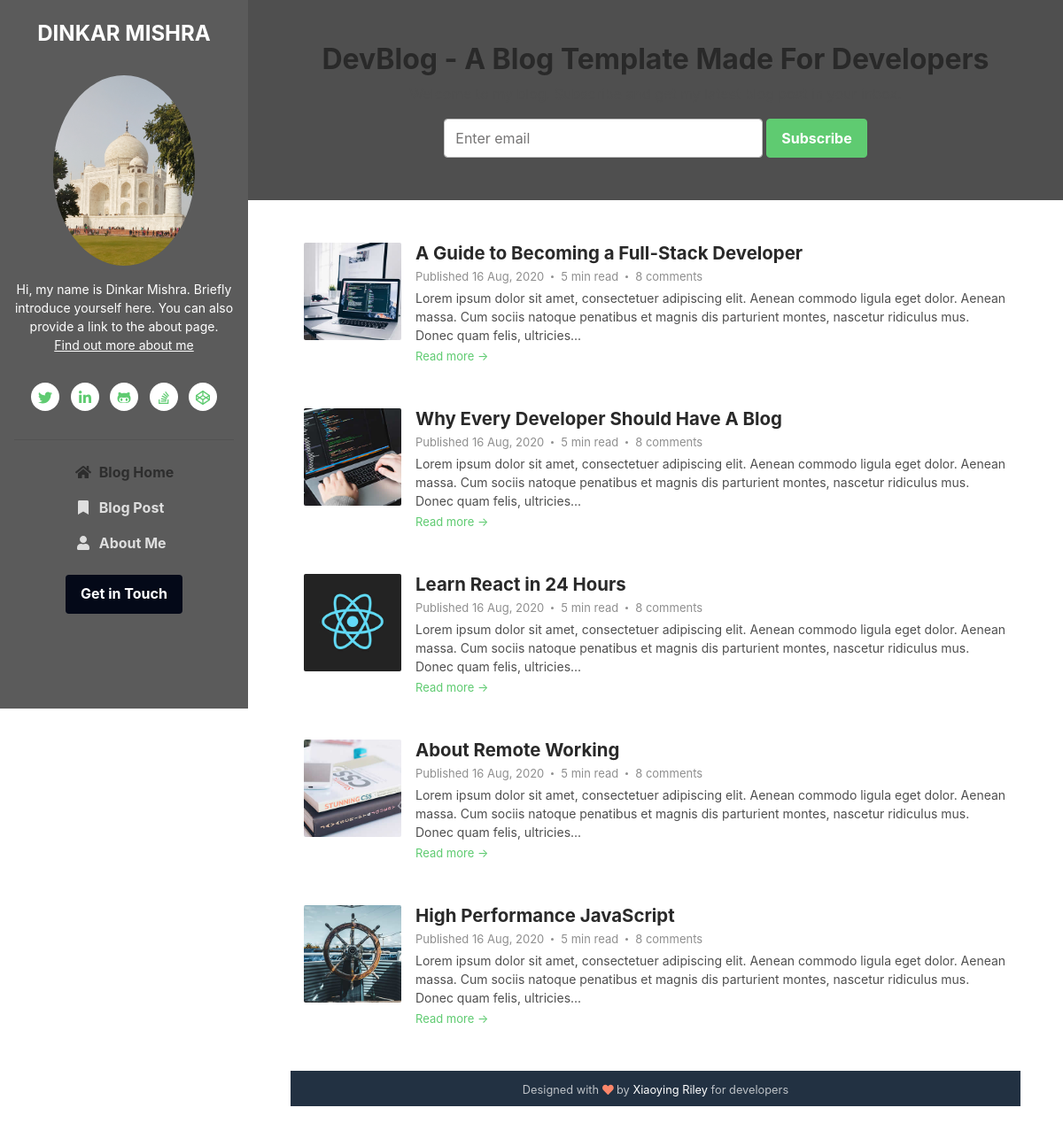
The page / on the database its author committed.
### tables this page shows
CREATE TABLE `user` (
  `id` int(30) NOT NULL,
  `fname` varchar(30) NOT NULL,
  `lname` varchar(30) NOT NULL,
  `uname` varchar(30) NOT NULL,
  `password` varchar(30) NOT NULL,
  `role` varchar(30) NOT NULL,
  `file` text NOT NULL,
  `about` text NOT NULL
);

CREATE TABLE `post` (
  `id` int(11) NOT NULL,
  `title` varchar(100) NOT NULL,
  `description` text NOT NULL,
  `ldescription` text NOT NULL,
  `post_date` varchar(30) NOT NULL,
  `author` varchar(20) NOT NULL,
  `file` text NOT NULL
);

### index.php (the view, shortened to what this page needs)
<?php include "header.php"?>
    <div class="main-wrapper">
	    <section class="cta-section  py-5" style="    background-color: currentcolor;">
		    <div class="container text-center">
			    <h2 class="heading">DevBlog - A Blog Template Made For Developers</h2>
			    <div class="intro">Welcome to my blog. Subscribe and get my latest blog post in your inbox.</div>
			    <form class="signup-form form-inline justify-content-center pt-3">
                    <div class="form-group">
                        <input type="email" id="semail" name="semail1" class="form-control mr-md-1 semail" placeholder="Enter email">
                    </div>
                    <button type="submit" class="btn btn-primary">Subscribe</button>
                </form>
		    </div>
	    </section>
	    <section class="blog-list px-3 py-5 p-md-5">
		  <div class="container-fluid">
	     <?php
  include('dbcon.php');
  $q= "select * from post ";
   $query = mysqli_query($con, $q);
  while ($result= mysqli_fetch_array($query)) {
  ?>
  						<div class="item mb-5">
				    <div class="media" >
					    <img class="mr-3 img-fluid post-thumb d-none d-md-flex" src="<?php  echo 'admin/'. $result['file']?>" alt="image">
					    <div class="media-body">
						    <h3 class="title mb-1"><a href="blog-post.html"><?php echo $result['title']; ?></a></h3>
						    <div class="meta mb-1"><span class="date">Published <?php echo $result['post_date']?></span><span class="time">5 min read</span><span class="comment"><a href="#">8 comments</a></span></div>
						    <div class="intro"><?php echo $result['description']; ?></div>
						    <a class="more-link" href="blog-post.php?id=<?php echo $result['id'];?>">Read more &rarr;</a>
					    </div>
				    </div>
			    </div>
			   <?php
			}
			?>
</div>
	   <?php include "footer.php"?>

### header.php (shortened to what this page needs)
<!DOCTYPE html>
<html lang="en">
<head>
    <link id="theme-style" rel="stylesheet" href="assets/css/theme-1.css">
</head>
<body>
    <header class="header text-center" style="background: #5b5b5b">
    <?php
 include('dbcon.php');
  $q= "select * from user where role=0";
   $query = mysqli_query($con, $q);
  while ($result= mysqli_fetch_array($query)) {
?>
	    <h1 class="blog-name pt-lg-4 mb-0"><a href="index.html"><?php echo $result['fname']." ".$result['lname']; ?></a></h1>
	    <nav class="navbar navbar-expand-lg navbar-dark" >
			<div id="navigation" class="collapse navbar-collapse flex-column" >
				<div class="profile-section pt-3 pt-lg-0">
				    <img class="profile-image mb-3 rounded-circle mx-auto"src="<?php echo $result['file']?>" alt="image" >
					<div class="bio mb-3"><?php echo $result['about']?><br><a href="about.html">Find out more about me</a></div>
					<ul class="social-list list-inline py-3 mx-auto">
			            <li class="list-inline-item"><a href="#"><i class="fab fa-twitter fa-fw"></i></a></li>
			            <li class="list-inline-item"><a href="#"><i class="fab fa-linkedin-in fa-fw"></i></a></li>
			            <li class="list-inline-item"><a href="#"><i class="fab fa-github-alt fa-fw"></i></a></li>
			            <li class="list-inline-item"><a href="#"><i class="fab fa-stack-overflow fa-fw"></i></a></li>
			            <li class="list-inline-item"><a href="#"><i class="fab fa-codepen fa-fw"></i></a></li>
			        </ul>
			        <hr>
				</div>
				<?php
			}
			?>
				<ul class="navbar-nav flex-column text-left">
					<li class="nav-item active">
					    <a class="nav-link" href="index.html"><i class="fas fa-home fa-fw mr-2"></i>Blog Home <span class="sr-only">(current)</span></a>
					</li>
					<li class="nav-item">
					    <a class="nav-link" href="blog-post.html"><i class="fas fa-bookmark fa-fw mr-2"></i>Blog Post</a>
					</li>
					<li class="nav-item">
					    <a class="nav-link" href="about.html"><i class="fas fa-user fa-fw mr-2"></i>About Me</a>
					</li>
				</ul>
				<div class="my-2 my-md-3">
				    <a class="btn btn-primary" href="https://themes.3rdwavemedia.com/" target="_blank" style="background: rgb(0 6 21 / 96%);">Get in Touch</a>
				</div>
			</div>
		</nav>
    </header>

### footer.php (shortened to what this page needs)
  <footer class="footer text-center py-2 theme-bg-dark">
                <small class="copyright">Designed with <i class="fas fa-heart" style="color: #fb866a;"></i> by <a href="http://themes.3rdwavemedia.com" target="_blank">Xiaoying Riley</a> for developers</small>
	    </footer>
</body>
</html>

### rows shown on the page
user: fname "DINKAR", lname "MISHRA", file (picture), about "Hi, my name is Dinkar Mishra. Briefly introduce yourself here. You can also provide a link to the about page."
post: file (picture), title "A Guide to Becoming a Full-Stack Developer", post_date "16 Aug, 2020", description "Lorem ipsum dolor sit amet, consectetuer adipiscing elit. Aenean commodo ligula eget dolor. Aenean massa. Cum sociis natoque penatibus et magnis dis parturient montes, nascetur ridiculus mus. Donec quam felis, ultricies..."
post: file (picture), title "Why Every Developer Should Have A Blog", post_date "16 Aug, 2020", description "Lorem ipsum dolor sit amet, consectetuer adipiscing elit. Aenean commodo ligula eget dolor. Aenean massa. Cum sociis natoque penatibus et magnis dis parturient montes, nascetur ridiculus mus. Donec quam felis, ultricies..."
post: file (picture), title "Learn React in 24 Hours", post_date "16 Aug, 2020", description "Lorem ipsum dolor sit amet, consectetuer adipiscing elit. Aenean commodo ligula eget dolor. Aenean massa. Cum sociis natoque penatibus et magnis dis parturient montes, nascetur ridiculus mus. Donec quam felis, ultricies..."
post: file (picture), title "About Remote Working", post_date "16 Aug, 2020", description "Lorem ipsum dolor sit amet, consectetuer adipiscing elit. Aenean commodo ligula eget dolor. Aenean massa. Cum sociis natoque penatibus et magnis dis parturient montes, nascetur ridiculus mus. Donec quam felis, ultricies..."
post: file (picture), title "High Performance JavaScript", post_date "16 Aug, 2020", description "Lorem ipsum dolor sit amet, consectetuer adipiscing elit. Aenean commodo ligula eget dolor. Aenean massa. Cum sociis natoque penatibus et magnis dis parturient montes, nascetur ridiculus mus. Donec quam felis, ultricies..."
